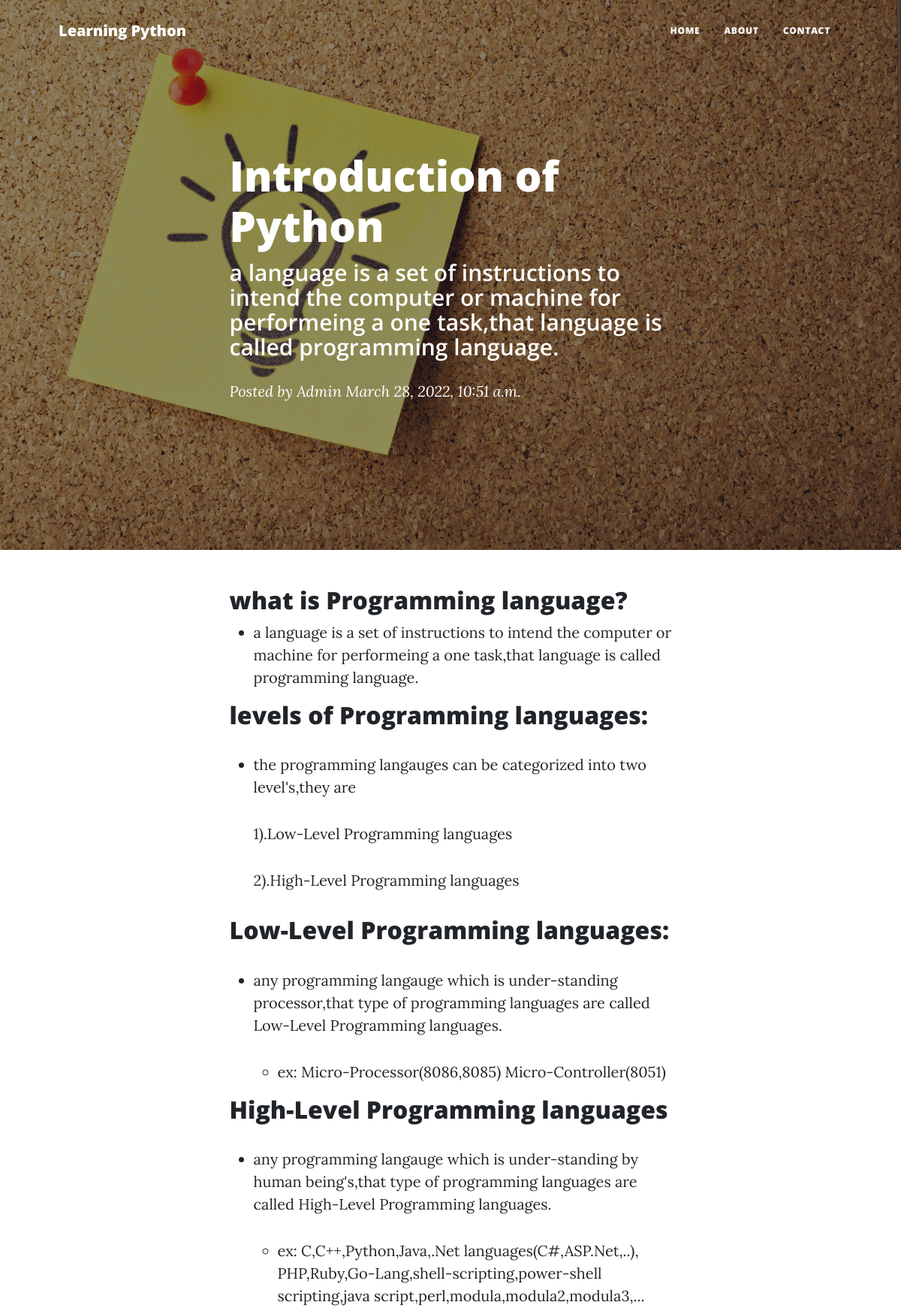
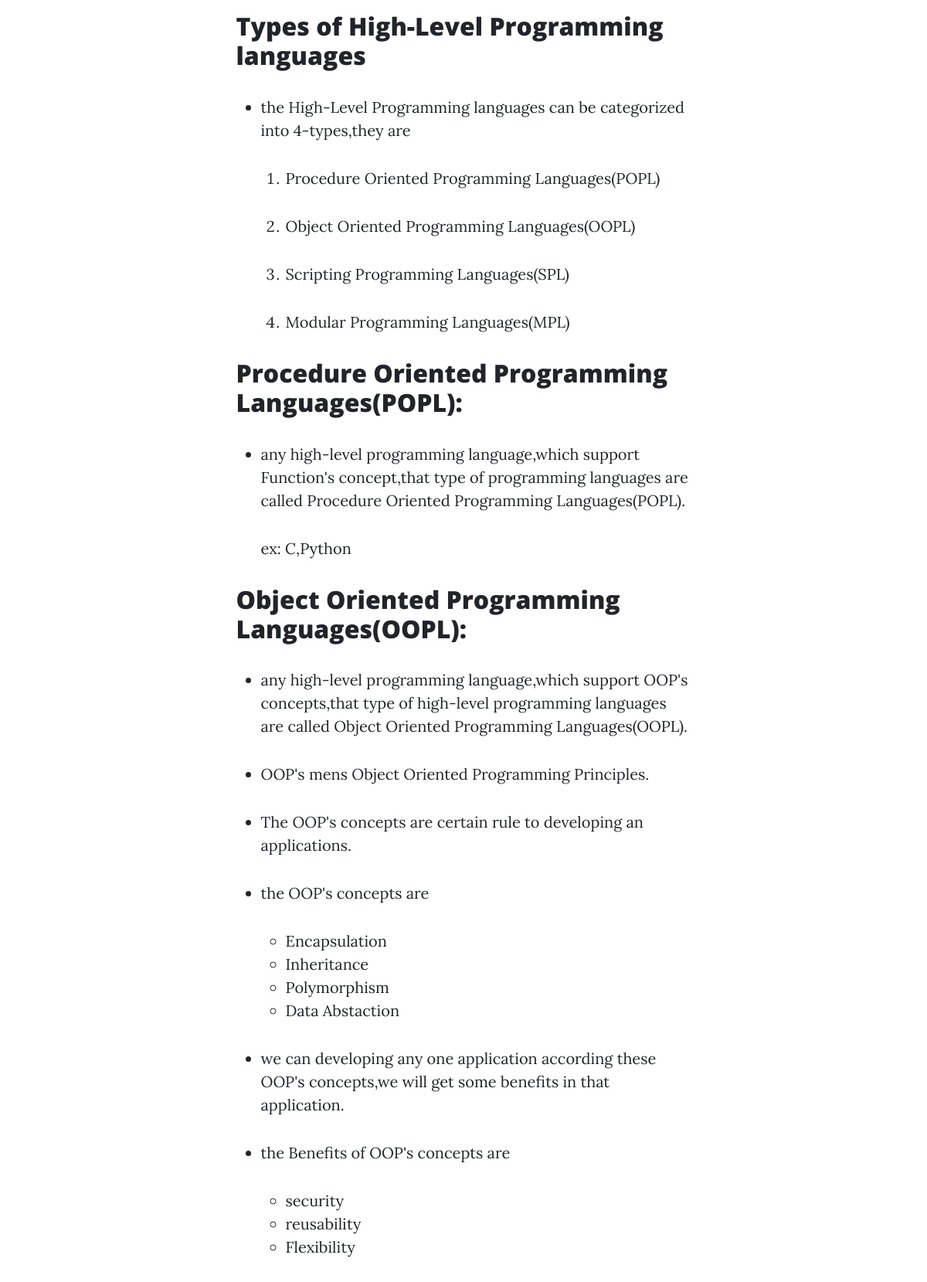
The page /post/first-post-1 (upper part) on the database its author committed (2 pictures, top to bottom).
### blog/models.py (models this page shows, shortened)
class Posts(models.Model):
    title = models.CharField(max_length=255)
    slug = models.SlugField(max_length=255)
    sub_title = models.TextField()
    post = models.TextField()
    date = models.DateTimeField(auto_now=True)

### blog/views.py (the view)
# urls.py: path('post/<str:slug>',post,name='post'),
def post(req,slug):
    posts = Posts.objects.all().filter(slug = slug)
    context = {"blog_name":"Learning Python",
               "posts":posts,
               "linkdin_link" : "https://linkedin.com/in/shishir-patel-95a655180",
               "git_link" : "https://github.com/Shishir364",
               "tut_link" : ""
               }
    return render(req , "post.html",context)

### blog/templatetags/markdown_extras.py (called while the page is built)
@register.filter()
@stringfilter
def markdown(value):
    return md.markdown(value, extensions=['markdown.extensions.fenced_code'])

### blog/templates/post.html
{% extends 'base.html' %}
{% block content %}
{% load markdown_extras %}
        {% load static %}
        <header class="masthead" style='background-image: url("{% static 'img/post.jpg' %}")'>
            <div class="container position-relative px-4 px-lg-5">
                <div class="row gx-4 gx-lg-5 justify-content-center">
                    <div class="col-md-10 col-lg-8 col-xl-7">
                        {% for post in posts  %}
                        <div class="post-heading">
                            <h1>{{post.title}}</h1>
                            <h2 class="subheading">{{post.sub_title}}</h2>
                            <span class="meta">
                                Posted by
                                <a href="#!">Admin</a>
                                {{post.date}}
                            </span>
                        </div>
                    </div>
                </div>
            </div>
        </header>
        <article class="mb-4">
            <div class="container px-4 px-lg-5">
                <div class="row gx-4 gx-lg-5 justify-content-center">
                    <div class="col-md-10 col-lg-8 col-xl-7">
                        {{post.post| markdown | safe }}
                    </div>
                </div>
            </div>
        </article>
        {% endfor %}
       {% endblock %}

### rows shown on the page
Posts: title "Introduction of Python", sub_title "a language is a set of instructions to intend the computer or machine for performeing a one task,that language is called programming language.", date "March 28, 2022, 10:51 a.m.", post "what is Programming language? a language is a set of instructions to intend the computer or machine for performeing a one task,that language is called programming language. levels of Programming languages: the programming langauges can be categorized into two level's,they are 1).Low-Level Programming languages 2).High-Level Programming languages Low-Level Programming languages: any programming langauge which is under-standing processor,that type of programming languages are called Low-Level Programming languages. ex: Micro-Processor(8086,8085) Micro-Controller(8051) High-Level Programming languages any programming langauge which is under-standing by human being's,that type of programming…"

### other values the page prints
{{ blog_name }} "Learning Python"
